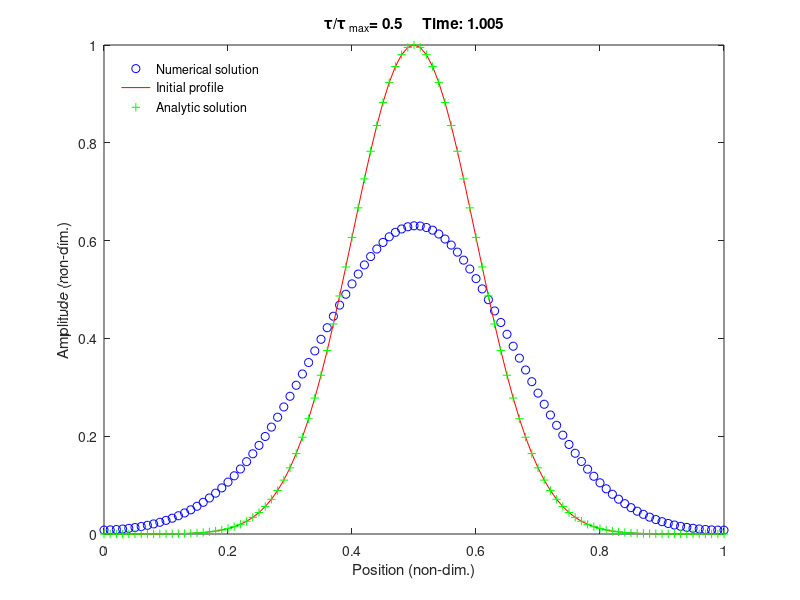
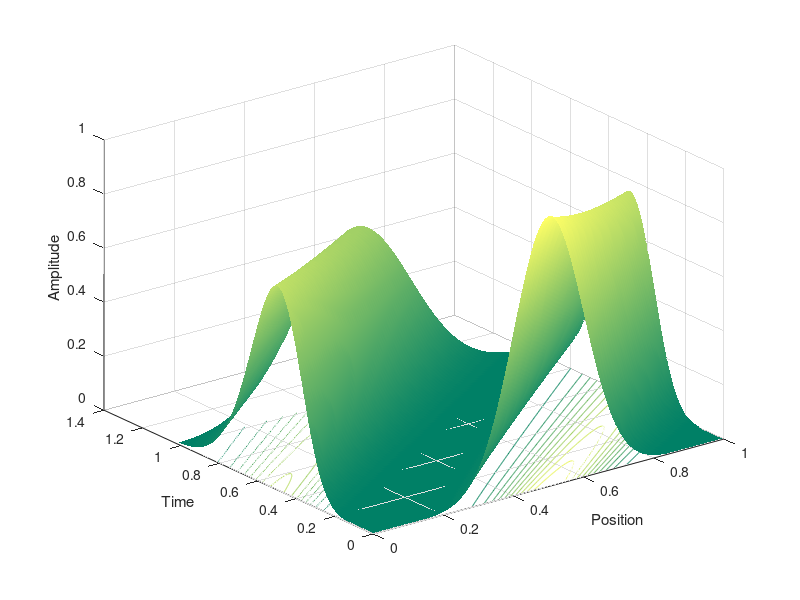

The MATLAB source for these figures, in order:
% advection_lax.m
% Solve the advection equation using the Lax method with periodic BCs

% Clear memory and show only a few digits
clear all; format short;

% Propagation speed
c=1;

% Spatial and time steps
h=0.01;
tau=0.005;

% Number of steps such that the pulse should propagate through
% the periodic domain once
nsteps=ceil((1+h)/(c*tau));

% Vector of x values
x=0:h:1;
L=length(x);

% Diagonal matrix to implement the centred spatial first-derivative
D=diag(ones(L-1,1),+1)-diag(ones(L-1,1),-1);

% Additional elements for periodic boundary conditions
D(1,L)=-1;
D(L,1)=+1;

% Lax averaging matrix
A=0.5*abs(D);

% Update matrix
M=A-0.5*(c*tau/h)*D;

% Initial conditions (a Gaussian pulse at x = 0.5)
sig=0.1;
amp=exp(-0.5*(x-0.5).^2/sig^2)';
amp0=amp; 

% Record a(x,t) matrix for visualisation
amp_xt(:,1)=amp0;

% March forwards in time
figure(1);
time(1)=0;
for n=1:nsteps
    
    % Update the time and the wave amplitude profile
    time(n+1)=time(n)+tau;
    amp=M*amp;

    % Calculate the profile for the exact analytic solution
    k=floor(c*time(n+1)/h); % The index the peak has reached
    xp=x([k+1:end 1:k]); % Shift x to left by k steps
    
    % Plot the amplitude versus position, the initial amplitude
    % profile, and the analytic values, with annotations
    plot(x,amp,'bo',x,amp0,'r',xp,amp0,'g+')
    xlabel('Position (non-dim.)');
    ylabel('Amplitude (non-dim.)');
    title(['\tau/\tau_{\rm max}= ',num2str(tau/(h/c)),...
        '     Time: ',num2str(time(n))]);
    drawnow; 
    pause(0.01);
    
    % Record a(x,t) matrix for visualisation
    amp_xt(:,n+1)=amp;
    
end

% Add annotation
handle=legend('Numerical solution','Initial profile',...
  'Analytic solution');
set (handle,'Box','off','Location','NorthWest')

% Visualisation of amplitude versus position and time. MATLAB
% uses a surfc(x(i),y(j),z(j,i)) convention, hence the transpose
figure(2);
colormap(summer);
surfc(x,time,amp_xt');
shading interp;
xlabel('Position'); ylabel('Time'); zlabel('Amplitude');

% Calculate the spectral radius of M
rho=max(abs(eig(M)));
disp(['Spectral radius: ',num2str(rho)]);
